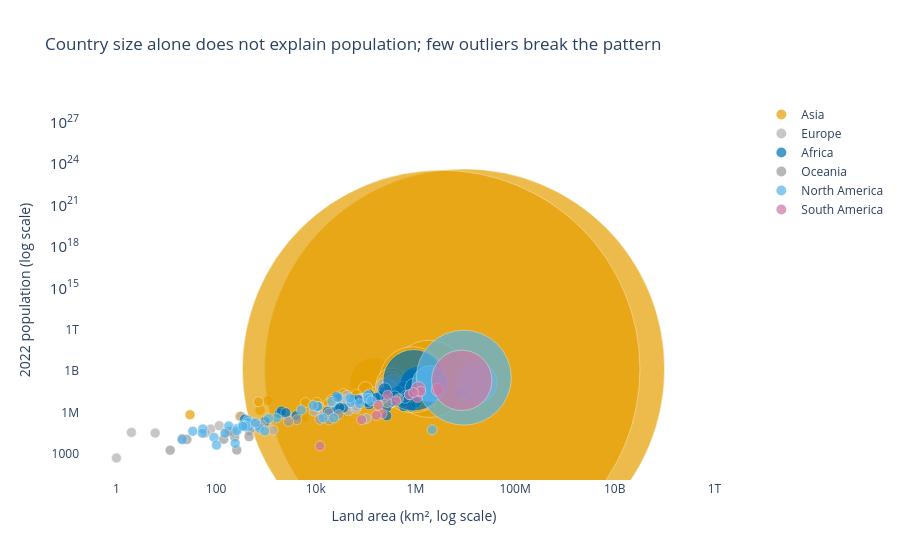

This figure's notebook cell:
### Markdown cell above
**Chart choice & justification:** A bubble scatterplot shows the relationship between land area and population on two continuous axes, while bubble size adds 2022 population as a second encoded magnitude. A log scale makes the skewed data readable and continent colours reveal whether the relationship differs by region.

### Code cell
# Q3
outlier_names = ['China','India','United States','Russia','Australia','Canada',
                 'Indonesia','Brazil','Nigeria']
palette = {'Africa':'#0072B2','Asia':'#E69F00','Europe':'#B0B0B0',
           'North America':'#56B4E9','Oceania':'#999999','South America':'#CC79A7'}

fig = px.scatter(df, x='Area', y='2022 Population', color='Continent',
                 size='2022 Population', hover_name='Country',
                 log_x=True, log_y=True, color_discrete_map=palette,
                 template='plotly_white',
                 title='Country size alone does not explain population; few outliers break the pattern',
                 labels={'Area':'Land area (km², log scale)',
                         '2022 Population':'2022 population (log scale)'})
fig.update_traces(marker=dict(sizemode='diameter', sizemin=5,
                              line=dict(width=0.5, color='white')))
for _, row in df[df['Country'].isin(outlier_names)].iterrows():
    fig.add_annotation(x=row['Area'], y=row['2022 Population'], text=row['Country'],
                       showarrow=True, arrowhead=2, arrowsize=0.7, ax=12, ay=-18,
                       font=dict(size=10), bgcolor='rgba(255,255,255,0.7)')
fig.update_layout(showlegend=True, legend_title_text='', xaxis=dict(showgrid=False),
                  yaxis=dict(showgrid=False))
fig.show()

### Figure 1 — Plotly figure (JSON) as saved in the notebook; plotly's stock layout.template omitted (floating-point values rounded to 4 significant figures)
{"data": [{"hovertemplate": "<b>%{hovertext}</b><br><br>Continent=Asia<br>Land area (km², log scale)=%{x}<br>2022 population (log scale)=%{marker.size}<extra></extra>", "hovertext": ["Afghanistan", "Armenia", "Azerbaijan", "Bahrain", "Bangladesh", "Bhutan", "Brunei", "Cambodia", "China", "Georgia", "Hong Kong", "India", "Indonesia", "Iran", "Iraq", "Israel", "Japan", "Jordan", "Kazakhstan", "Kuwait", "Kyrgyzstan", "Laos", "Lebanon", "Macau", "Malaysia", "Maldives", "Mongolia", "Myanmar", "Nepal", "North Korea", "Oman", "Pakistan", "Palestine", "Philippines", "Qatar", "Saudi Arabia", "Singapore", "South Korea", "Sri Lanka", "Syria", "Taiwan", "Tajikistan", "Thailand", "Timor-Leste", "Turkey", "Turkmenistan", "United Arab Emirates", "Uzbekistan", "Vietnam", "Yemen"], "legendgroup": "Asia", "marker": {"color": "#E69F00", "line": {"color": "white", "width": 0.5}, "size": [41128771, 2780469, 10358074, 1472233, 171186372, 782455, 449002, 16767842, 1425887337, 3744385, 7488865, 1417173173, 275501339, 88550570, 44496122, 9038309, 123951692, 11285869, 19397998, 4268873, 6630623, 7529475, 5489739, 695168, 33938221, 523787, 3398366, 54179306, 30547580, 26069416, 4576298, 235824862, 5250072, 115559009, 2695122, 36408820, 5975689, 51815810, 21832143, 22125249, 23893394, 9952787, 71697030, 1341296, 85341241, 6430770, 9441129, 34627652, 98186856, 33696614], "sizemin": 5, "sizemode": "diameter", "sizeref": 3565000.0, "symbol": "circle"}, "mode": "markers", "name": "Asia", "orientation": "v", "showlegend": true, "type": "scatter", "x": [652230, 29743, 86600, 765, 147570, 38394, 5765, 181035, 9706961, 69700, 1104, 3287590, 1904569, 1648195, 438317, 20770, 377930, 89342, 2724900, 17818, 199951, 236800, 10452, 30, 330803, 300, 1564110, 676578, 147181, 120538, 309500, 881912, 6220, 342353, 11586, 2149690, 710, 100210, 65610, 185180, 36193, 143100, 513120, 14874, 783562, 488100, 83600, 447400, 331212, 527968], "xaxis": "x", "y": [41128771, 2780469, 10358074, 1472233, 171186372, 782455, 449002, 16767842, 1425887337, 3744385, 7488865, 1417173173, 275501339, 88550570, 44496122, 9038309, 123951692, 11285869, 19397998, 4268873, 6630623, 7529475, 5489739, 695168, 33938221, 523787, 3398366, 54179306, 30547580, 26069416, 4576298, 235824862, 5250072, 115559009, 2695122, 36408820, 5975689, 51815810, 21832143, 22125249, 23893394, 9952787, 71697030, 1341296, 85341241, 6430770, 9441129, 34627652, 98186856, 33696614], "yaxis": "y"}, {"hovertemplate": "<b>%{hovertext}</b><br><br>Continent=Europe<br>Land area (km², log scale)=%{x}<br>2022 population (log scale)=%{marker.size}<extra></extra>", "hovertext": ["Albania", "Andorra", "Austria", "Belarus", "Belgium", "Bosnia and Herzegovina", "Bulgaria", "Croatia", "Cyprus", "Czech Republic", "Denmark", "Estonia", "Faroe Islands", "Finland", "France", "Germany", "Gibraltar", "Greece", "Guernsey", "Hungary", "Iceland", "Ireland", "Isle of Man", "Italy", "Jersey", "Latvia", "Liechtenstein", "Lithuania", "Luxembourg", "Malta", "Moldova", "Monaco", "Montenegro", "Netherlands", "North Macedonia", "Norway", "Poland", "Portugal", "Romania", "Russia", "San Marino", "Serbia", "Slovakia", "Slovenia", "Spain", "Sweden", "Switzerland", "Ukraine", "United Kingdom", "Vatican City"], "legendgroup": "Europe", "marker": {"color": "#B0B0B0", "line": {"color": "white", "width": 0.5}, "size": [2842321, 79824, 8939617, 9534954, 11655930, 3233526, 6781953, 4030358, 1251488, 10493986, 5882261, 1326062, 53090, 5540745, 64626628, 83369843, 32649, 10384971, 63301, 9967308, 372899, 5023109, 84519, 59037474, 110778, 1850651, 39327, 2750055, 647599, 533286, 3272996, 36469, 627082, 17564014, 2093599, 5434319, 39857145, 10270865, 19659267, 144713314, 33660, 7221365, 5643453, 2119844, 47558630, 10549347, 8740472, 39701739, 67508936, 510], "sizemin": 5, "sizemode": "diameter", "sizeref": 3565000.0, "symbol": "circle"}, "mode": "markers", "name": "Europe", "orientation": "v", "showlegend": true, "type": "scatter", "x": [28748, 468, 83871, 207600, 30528, 51209, 110879, 56594, 9251, 78865, 43094, 45227, 1393, 338424, 551695, 357114, 6, 131990, 78, 93028, 103000, 70273, 572, 301336, 116, 64559, 160, 65300, 2586, 316, 33846, 2, 13812, 41850, 25713, 323802, 312679, 92090, 238391, 17098242, 61, 88361, 49037, 20273, 505992, 450295, 41284, 603500, 242900, 1], "xaxis": "x", "y": [2842321, 79824, 8939617, 9534954, 11655930, 3233526, 6781953, 4030358, 1251488, 10493986, 5882261, 1326062, 53090, 5540745, 64626628, 83369843, 32649, 10384971, 63301, 9967308, 372899, 5023109, 84519, 59037474, 110778, 1850651, 39327, 2750055, 647599, 533286, 3272996, 36469, 627082, 17564014, 2093599, 5434319, 39857145, 10270865, 19659267, 144713314, 33660, 7221365, 5643453, 2119844, 47558630, 10549347, 8740472, 39701739, 67508936, 510], "yaxis": "y"}, {"hovertemplate": "<b>%{hovertext}</b><br><br>Continent=Africa<br>Land area (km², log scale)=%{x}<br>2022 population (log scale)=%{marker.size}<extra></extra>", "hovertext": ["Algeria", "Angola", "Benin", "Botswana", "Burkina Faso", "Burundi", "Cameroon", "Cape Verde", "Central African Republic", "Chad", "Comoros", "Djibouti", "DR Congo", "Egypt", "Equatorial Guinea", "Eritrea", "Eswatini", "Ethiopia", "Gabon", "Gambia", "Ghana", "Guinea", "Guinea-Bissau", "Ivory Coast", "Kenya", "Lesotho", "Liberia", "Libya", "Madagascar", "Malawi", "Mali", "Mauritania", "Mauritius", "Mayotte", "Morocco", "Mozambique", "Namibia", "Niger", "Nigeria", "Republic of the Congo", "Reunion", "Rwanda", "Sao Tome and Principe", "Senegal", "Seychelles", "Sierra Leone", "Somalia", "South Africa", "South Sudan", "Sudan", "Tanzania", "Togo", "Tunisia", "Uganda", "Western Sahara", "Zambia", "Zimbabwe"], "legendgroup": "Africa", "marker": {"color": "#0072B2", "line": {"color": "white", "width": 0.5}, "size": [44903225, 35588987, 13352864, 2630296, 22673762, 12889576, 27914536, 593149, 5579144, 17723315, 836774, 1120849, 99010212, 110990103, 1674908, 3684032, 1201670, 123379924, 2388992, 2705992, 33475870, 13859341, 2105566, 28160542, 54027487, 2305825, 5302681, 6812341, 29611714, 20405317, 22593590, 4736139, 1299469, 326101, 37457971, 32969517, 2567012, 26207977, 218541212, 5970424, 974052, 13776698, 227380, 17316449, 107118, 8605718, 17597511, 59893885, 10913164, 46874204, 65497748, 8848699, 12356117, 47249585, 575986, 20017675, 16320537], "sizemin": 5, "sizemode": "diameter", "sizeref": 3565000.0, "symbol": "circle"}, "mode": "markers", "name": "Africa", "orientation": "v", "showlegend": true, "type": "scatter", "x": [2381741, 1246700, 112622, 582000, 272967, 27834, 475442, 4033, 622984, 1284000, 1862, 23200, 2344858, 1002450, 28051, 117600, 17364, 1104300, 267668, 10689, 238533, 245857, 36125, 322463, 580367, 30355, 111369, 1759540, 587041, 118484, 1240192, 1030700, 2040, 374, 446550, 801590, 825615, 1267000, 923768, 342000, 2511, 26338, 964, 196722, 452, 71740, 637657, 1221037, 619745, 1886068, 945087, 56785, 163610, 241550, 266000, 752612, 390757], "xaxis": "x", "y": [44903225, 35588987, 13352864, 2630296, 22673762, 12889576, 27914536, 593149, 5579144, 17723315, 836774, 1120849, 99010212, 110990103, 1674908, 3684032, 1201670, 123379924, 2388992, 2705992, 33475870, 13859341, 2105566, 28160542, 54027487, 2305825, 5302681, 6812341, 29611714, 20405317, 22593590, 4736139, 1299469, 326101, 37457971, 32969517, 2567012, 26207977, 218541212, 5970424, 974052, 13776698, 227380, 17316449, 107118, 8605718, 17597511, 59893885, 10913164, 46874204, 65497748, 8848699, 12356117, 47249585, 575986, 20017675, 16320537], "yaxis": "y"}, {"hovertemplate": "<b>%{hovertext}</b><br><br>Continent=Oceania<br>Land area (km², log scale)=%{x}<br>2022 population (log scale)=%{marker.size}<extra></extra>", "hovertext": ["American Samoa", "Australia", "Cook Islands", "Fiji", "French Polynesia", "Guam", "Kiribati", "Marshall Islands", "Micronesia", "Nauru", "New Caledonia", "New Zealand", "Niue", "Northern Mariana Islands", "Palau", "Papua New Guinea", "Samoa", "Solomon Islands", "Tokelau", "Tonga", "Tuvalu", "Vanuatu", "Wallis and Futuna"], "legendgroup": "Oceania", "marker": {"color": "#999999", "line": {"color": "white", "width": 0.5}, "size": [44273, 26177413, 17011, 929766, 306279, 171774, 131232, 41569, 114164, 12668, 289950, 5185288, 1934, 49551, 18055, 10142619, 222382, 724273, 1871, 106858, 11312, 326740, 11572], "sizemin": 5, "sizemode": "diameter", "sizeref": 3565000.0, "symbol": "circle"}, "mode": "markers", "name": "Oceania", "orientation": "v", "showlegend": true, "type": "scatter", "x": [199, 7692024, 236, 18272, 4167, 549, 811, 181, 702, 21, 18575, 270467, 260, 464, 459, 462840, 2842, 28896, 12, 747, 26, 12189, 142], "xaxis": "x", "y": [44273, 26177413, 17011, 929766, 306279, 171774, 131232, 41569, 114164, 12668, 289950, 5185288, 1934, 49551, 18055, 10142619, 222382, 724273, 1871, 106858, 11312, 326740, 11572], "yaxis": "y"}, {"hovertemplate": "<b>%{hovertext}</b><br><br>Continent=North America<br>Land area (km², log scale)=%{x}<br>2022 population (log scale)=%{marker.size}<extra></extra>", "hovertext": ["Anguilla", "Antigua and Barbuda", "Aruba", "Bahamas", "Barbados", "Belize", "Bermuda", "British Virgin Islands", "Canada", "Cayman Islands", "Costa Rica", "Cuba", "Curacao", "Dominica", "Dominican Republic", "El Salvador", "Greenland", "Grenada", "Guadeloupe", "Guatemala", "Haiti", "Honduras", "Jamaica", "Martinique", "Mexico", "Montserrat", "Nicaragua", "Panama", "Puerto Rico", "Saint Barthelemy", "Saint Kitts and Nevis", "Saint Lucia", "Saint Martin", "Saint Pierre and Miquelon", "Saint Vincent and the Grenadines", "Sint Maarten", "Trinidad and Tobago", "Turks and Caicos Islands", "United States", "United States Virgin Islands"], "legendgroup": "North America", "marker": {"color": "#56B4E9", "line": {"color": "white", "width": 0.5}, "size": [15857, 93763, 106445, 409984, 281635, 405272, 64184, 31305, 38454327, 68706, 5180829, 11212191, 191163, 72737, 11228821, 6336392, 56466, 125438, 395752, 17843908, 11584996, 10432860, 2827377, 367507, 127504125, 4390, 6948392, 4408581, 3252407, 10967, 47657, 179857, 31791, 5862, 103948, 44175, 1531044, 45703, 338289857, 99465], "sizemin": 5, "sizemode": "diameter", "sizeref": 3565000.0, "symbol": "circle"}, "mode": "markers", "name": "North America", "orientation": "v", "showlegend": true, "type": "scatter", "x": [91, 442, 180, 13943, 430, 22966, 54, 151, 9984670, 264, 51100, 109884, 444, 751, 48671, 21041, 2166086, 344, 1628, 108889, 27750, 112492, 10991, 1128, 1964375, 102, 130373, 75417, 8870, 21, 261, 616, 53, 242, 389, 34, 5130, 948, 9372610, 347], "xaxis": "x", "y": [15857, 93763, 106445, 409984, 281635, 405272, 64184, 31305, 38454327, 68706, 5180829, 11212191, 191163, 72737, 11228821, 6336392, 56466, 125438, 395752, 17843908, 11584996, 10432860, 2827377, 367507, 127504125, 4390, 6948392, 4408581, 3252407, 10967, 47657, 179857, 31791, 5862, 103948, 44175, 1531044, 45703, 338289857, 99465], "yaxis": "y"}, {"hovertemplate": "<b>%{hovertext}</b><br><br>Continent=South America<br>Land area (km², log scale)=%{x}<br>2022 population (log scale)=%{marker.size}<extra></extra>", "hovertext": ["Argentina", "Bolivia", "Brazil", "Chile", "Colombia", "Ecuador", "Falkland Islands", "French Guiana", "Guyana", "Paraguay", "Peru", "Suriname", "Uruguay", "Venezuela"], "legendgroup": "South America", "marker": {"color": "#CC79A7", "line": {"color": "white", "width": 0.5}, "size": [45510318, 12224110, 215313498, 19603733, 51874024, 18001000, 3780, 304557, 808726, 6780744, 34049588, 618040, 3422794, 28301696], "sizemin": 5, "sizemode": "diameter", "sizeref": 3565000.0, "symbol": "circle"}, "mode": "markers", "name": "South America", "orientation": "v", "showlegend": true, "type": "scatter", "x": [2780400, 1098581, 8515767, 756102, 1141748, 276841, 12173, 83534, 214969, 406752, 1285216, 163820, 181034, 916445], "xaxis": "x", "y": [45510318, 12224110, 215313498, 19603733, 51874024, 18001000, 3780, 304557, 808726, 6780744, 34049588, 618040, 3422794, 28301696], "yaxis": "y"}], "layout": {"annotations": [{"arrowhead": 2, "arrowsize": 0.7, "ax": 12, "ay": -18, "bgcolor": "rgba(255,255,255,0.7)", "font": {"size": 10}, "showarrow": true, "text": "Australia", "x": 7692024, "y": 26177413}, {"arrowhead": 2, "arrowsize": 0.7, "ax": 12, "ay": -18, "bgcolor": "rgba(255,255,255,0.7)", "font": {"size": 10}, "showarrow": true, "text": "Brazil", "x": 8515767, "y": 215313498}, {"arrowhead": 2, "arrowsize": 0.7, "ax": 12, "ay": -18, "bgcolor": "rgba(255,255,255,0.7)", "font": {"size": 10}, "showarrow": true, "text": "Canada", "x": 9984670, "y": 38454327}, {"arrowhead": 2, "arrowsize": 0.7, "ax": 12, "ay": -18, "bgcolor": "rgba(255,255,255,0.7)", "font": {"size": 10}, "showarrow": true, "text": "China", "x": 9706961, "y": 1425887337}, {"arrowhead": 2, "arrowsize": 0.7, "ax": 12, "ay": -18, "bgcolor": "rgba(255,255,255,0.7)", "font": {"size": 10}, "showarrow": true, "text": "India", "x": 3287590, "y": 1417173173}, {"arrowhead": 2, "arrowsize": 0.7, "ax": 12, "ay": -18, "bgcolor": "rgba(255,255,255,0.7)", "font": {"size": 10}, "showarrow": true, "text": "Indonesia", "x": 1904569, "y": 275501339}, {"arrowhead": 2, "arrowsize": 0.7, "ax": 12, "ay": -18, "bgcolor": "rgba(255,255,255,0.7)", "font": {"size": 10}, "showarrow": true, "text": "Nigeria", "x": 923768, "y": 218541212}, {"arrowhead": 2, "arrowsize": 0.7, "ax": 12, "ay": -18, "bgcolor": "rgba(255,255,255,0.7)", "font": {"size": 10}, "showarrow": true, "text": "Russia", "x": 17098242, "y": 144713314}, {"arrowhead": 2, "arrowsize": 0.7, "ax": 12, "ay": -18, "bgcolor": "rgba(255,255,255,0.7)", "font": {"size": 10}, "showarrow": true, "text": "United States", "x": 9372610, "y": 338289857}], "legend": {"itemsizing": "constant", "title": {"text": ""}, "tracegroupgap": 0}, "showlegend": true, "title": {"text": "Country size alone does not explain population; few outliers break the pattern"}, "xaxis": {"anchor": "y", "domain": [0, 1], "showgrid": false, "title": {"text": "Land area (km², log scale)"}, "type": "log"}, "yaxis": {"anchor": "x", "domain": [0, 1], "showgrid": false, "title": {"text": "2022 population (log scale)"}, "type": "log"}}}
